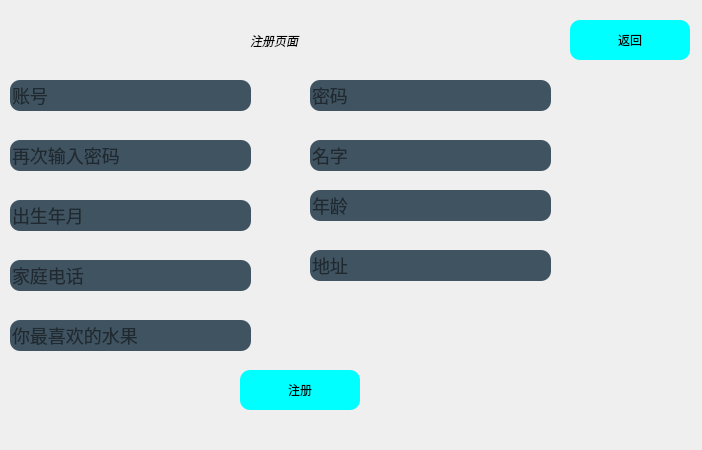
<?xml version="1.0" encoding="UTF-8"?>
<ui version="4.0">
 <class>enroll</class>
 <widget class="QDialog" name="enroll">
  <property name="geometry">
   <rect>
    <x>0</x>
    <y>0</y>
    <width>702</width>
    <height>450</height>
   </rect>
  </property>
  <property name="windowTitle">
   <string>Dialog</string>
  </property>
  <property name="styleSheet">
   <string notr="true"/>
  </property>
  <widget class="QLineEdit" name="account">
   <property name="geometry">
    <rect>
     <x>10</x>
     <y>80</y>
     <width>241</width>
     <height>31</height>
    </rect>
   </property>
   <property name="styleSheet">
    <string notr="true">color: #000000;
	background-color:#405361;
	font-size:18px;
	border-style:outset;
	border-radius:10px;</string>
   </property>
   <property name="placeholderText">
    <string>账号</string>
   </property>
  </widget>
  <widget class="QLineEdit" name="password">
   <property name="geometry">
    <rect>
     <x>310</x>
     <y>80</y>
     <width>241</width>
     <height>31</height>
    </rect>
   </property>
   <property name="styleSheet">
    <string notr="true">color: #000000;
	background-color:#405361;
	font-size:18px;
	border-style:outset;
	border-radius:10px;</string>
   </property>
   <property name="placeholderText">
    <string>密码</string>
   </property>
  </widget>
  <widget class="QLineEdit" name="name">
   <property name="geometry">
    <rect>
     <x>310</x>
     <y>140</y>
     <width>241</width>
     <height>31</height>
    </rect>
   </property>
   <property name="styleSheet">
    <string notr="true">color: #000000;
	background-color:#405361;
	font-size:18px;
	border-style:outset;
	border-radius:10px;</string>
   </property>
   <property name="placeholderText">
    <string>名字</string>
   </property>
  </widget>
  <widget class="QLineEdit" name="age">
   <property name="geometry">
    <rect>
     <x>310</x>
     <y>190</y>
     <width>241</width>
     <height>31</height>
    </rect>
   </property>
   <property name="styleSheet">
    <string notr="true">color: #000000;
	background-color:#405361;
	font-size:18px;
	border-style:outset;
	border-radius:10px;</string>
   </property>
   <property name="placeholderText">
    <string>年龄</string>
   </property>
  </widget>
  <widget class="QLineEdit" name="birth">
   <property name="geometry">
    <rect>
     <x>10</x>
     <y>200</y>
     <width>241</width>
     <height>31</height>
    </rect>
   </property>
   <property name="styleSheet">
    <string notr="true">color: #000000;
	background-color:#405361;
	font-size:18px;
	border-style:outset;
	border-radius:10px;</string>
   </property>
   <property name="placeholderText">
    <string>出生年月</string>
   </property>
  </widget>
  <widget class="QLineEdit" name="address">
   <property name="geometry">
    <rect>
     <x>310</x>
     <y>250</y>
     <width>241</width>
     <height>31</height>
    </rect>
   </property>
   <property name="styleSheet">
    <string notr="true">color: #000000;
	background-color:#405361;
	font-size:18px;
	border-style:outset;
	border-radius:10px;</string>
   </property>
   <property name="placeholderText">
    <string>地址</string>
   </property>
  </widget>
  <widget class="QLineEdit" name="telphone">
   <property name="geometry">
    <rect>
     <x>10</x>
     <y>260</y>
     <width>241</width>
     <height>31</height>
    </rect>
   </property>
   <property name="styleSheet">
    <string notr="true">color: #000000;
	background-color:#405361;
	font-size:18px;
	border-style:outset;
	border-radius:10px;</string>
   </property>
   <property name="placeholderText">
    <string>家庭电话</string>
   </property>
  </widget>
  <widget class="QPushButton" name="btn_register">
   <property name="geometry">
    <rect>
     <x>240</x>
     <y>370</y>
     <width>120</width>
     <height>40</height>
    </rect>
   </property>
   <property name="styleSheet">
    <string notr="true">background:#00FFFF;
	border-style:outset;
	border-radius:10px;
</string>
   </property>
   <property name="text">
    <string>注册</string>
   </property>
  </widget>
  <widget class="QPushButton" name="btn_return">
   <property name="geometry">
    <rect>
     <x>570</x>
     <y>20</y>
     <width>120</width>
     <height>40</height>
    </rect>
   </property>
   <property name="styleSheet">
    <string notr="true">background:#00FFFF;
	border-style:outset;
	border-radius:10px;
</string>
   </property>
   <property name="text">
    <string>返回</string>
   </property>
  </widget>
  <widget class="QLineEdit" name="password_2">
   <property name="geometry">
    <rect>
     <x>10</x>
     <y>140</y>
     <width>241</width>
     <height>31</height>
    </rect>
   </property>
   <property name="styleSheet">
    <string notr="true">color: #000000;
	background-color:#405361;
	font-size:18px;
	border-style:outset;
	border-radius:10px;</string>
   </property>
   <property name="echoMode">
    <enum>QLineEdit::Password</enum>
   </property>
   <property name="placeholderText">
    <string>再次输入密码</string>
   </property>
  </widget>
  <widget class="QLabel" name="label">
   <property name="geometry">
    <rect>
     <x>250</x>
     <y>20</y>
     <width>111</width>
     <height>41</height>
    </rect>
   </property>
   <property name="styleSheet">
    <string notr="true">font: 700 16pt &quot;Microsoft YaHei UI&quot;;
background:rgba(85,170,225,0);
	font-style: italic bold;
	font size:14px;</string>
   </property>
   <property name="text">
    <string>注册页面</string>
   </property>
  </widget>
  <widget class="QLineEdit" name="question">
   <property name="geometry">
    <rect>
     <x>10</x>
     <y>320</y>
     <width>241</width>
     <height>31</height>
    </rect>
   </property>
   <property name="styleSheet">
    <string notr="true">color: #000000;
	background-color:#405361;
	font-size:18px;
	border-style:outset;
	border-radius:10px;</string>
   </property>
   <property name="text">
    <string/>
   </property>
   <property name="placeholderText">
    <string>你最喜欢的水果</string>
   </property>
  </widget>
 </widget>
 <resources/>
 <connections/>
</ui>
